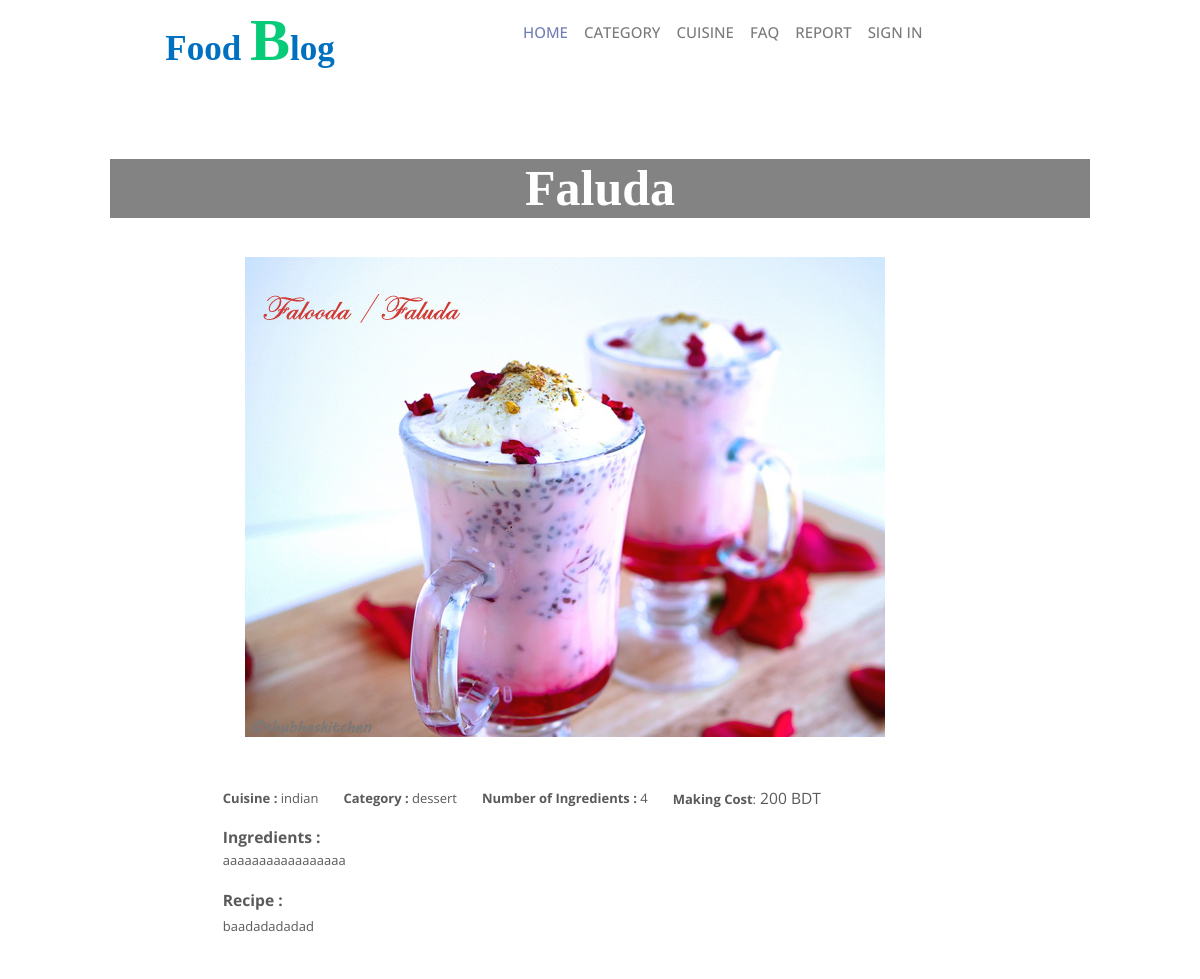
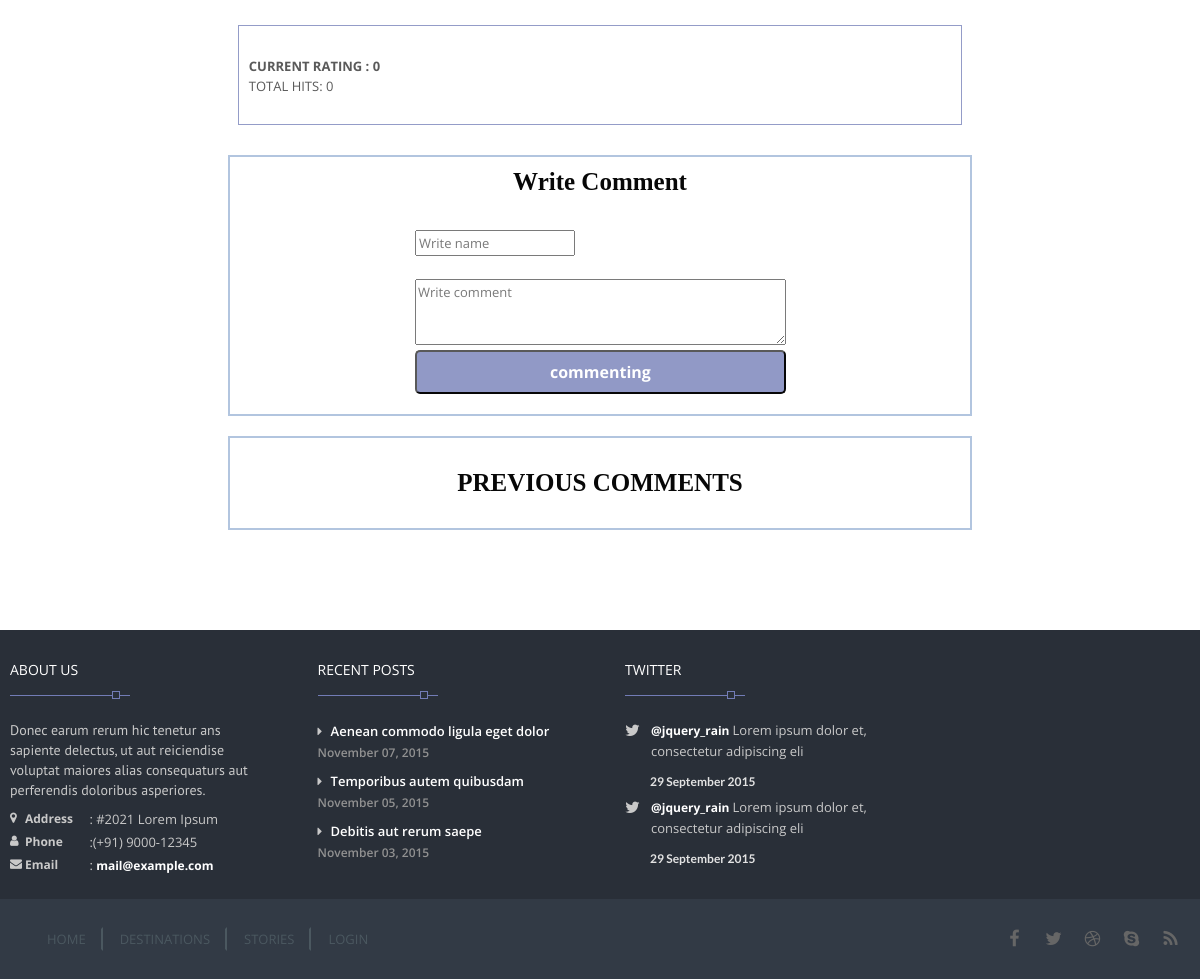
/view/description.php?id=32, run on the app's committed database (2 pictures, top to bottom).
### tables this page shows
CREATE TABLE IF NOT EXISTS `recepie` (
  `recepie_id` int(11) NOT NULL AUTO_INCREMENT,
  `recepie_name` varchar(100) NOT NULL,
  `ingredients` varchar(600) NOT NULL,
  `no_of_ingredients` int(10) NOT NULL,
  `cuisine` varchar(10) NOT NULL,
  `catagory` varchar(15) NOT NULL,
  `description` varchar(1000) NOT NULL,
  `price` int(11) NOT NULL,
  PRIMARY KEY (`recepie_id`),
  UNIQUE KEY `recepie_name` (`recepie_name`)
);

### view/description.php (the view, shortened to what this page needs)
<?php
$query = mysql_query("SELECT * from recepie where recepie_id=" . $_GET["id"]);
?>
<!DOCTYPE html>
<html lang = "en">
    <head>
        <link rel="stylesheet" href="css/bootstrap.min.css"/>
        <link rel="stylesheet" href="css/style.css">
        <link rel="stylesheet" type="text/css" href="css/style.css" media="screen" data-name="skins">
        <link rel="stylesheet" href="http://cdnjs.cloudflare.com/ajax/libs/font-awesome/4.6.3/css/font-awesome.min.css">
        <link rel="stylesheet" href="css/font-awesome.css"/>
        <link rel="stylesheet" href="css/fractionslider.css"/>
        <link rel="stylesheet" href="css/style-fraction.css"/>
        <link rel="stylesheet" href="css/style_footer.css"/>
        <link rel = "stylesheet" href = "css/description_style.css" type = "text/css">
    </head>
    <body>
        <?php include 'header.php'; ?>
        <div class="container">
            <div class="print_data">
                <?php
                while ($rows = mysql_fetch_array($query)) {
                    $recepie_id = $rows['recepie_id'];
                    $recepie_name = $rows['recepie_name'];
                    $cuisine = $rows['cuisine'];
                    $catagory = $rows['catagory'];
                    $no_of_ingredients = $rows['no_of_ingredients'];
                    $price = $rows['price'];
                    $description = $rows['description'];
                    $ingredients = $rows['ingredients'];
                    ?>
                    <div id="recepie_div" style="display: inline;">
                        <div id="recepie_name"><?php echo $recepie_name; ?></div>
                        <div class="recepie_image" >
                            <?php $path = 'images/food/' . $recepie_id . '.jpg' ?>
                            <img  src="<?php echo $path ?>"  >
                        </div>
                        <div id="info_recepie" >
                            <div id="details">
                                <div class='desc'>
                                    <div class='details_recipe'><b>Cuisine :</b> <?php echo $cuisine; ?> <br></div>
                                    <div class='details_recipe'><b>Category :</b> <?php echo $catagory; ?><br></div>
                                    <div class='details_recipe'><b>Number of Ingredients :</b> <?php echo $no_of_ingredients; ?><br></div>
                                    <div class='details_recipe'><b>Making Cost</b>:<big> <?php echo $price; ?> BDT</big></div>
                                </div>
                            </div>
                            <div class="clearfix"></div>
                            <div class='details'>
                                <big><b>Ingredients : </b></big> <br>
                                <div class='detils_moshla'><?php echo $ingredients; ?></div>
                            </div>
                            <div id='details'>
                                <big><b>Recipe :</b></big> <br>
                                <?php echo $description; ?>
                            </div>
                            <br>
                            <div>
                                <div class="rating_div">
                                    <div class='rating_show'>
                                        <?php
                                        $rate_sum = 0;
                                        $row_count = 0;
                                            ?>
                                            <?php
                                        if (!$row_count == 0) {
                                            $current_rating = $rate_sum / $row_count;
                                            echo "<b>CURRENT RATING : ";
                                            echo round($current_rating, 2) . "</b>";
                                            echo "</br>" . "TOTAL HITS: " . $row_count;
                                        } else {
                                            echo "<b>CURRENT RATING : 0 </b>";
                                            echo "</br>" . "TOTAL HITS: " . $row_count;
                                        }
                                        ?>
                                    </div>
                                </div>
                            </div>
                            <div id='comment_note'style="border:2px solid lightsteelblue;margin-left:20px;margin-right: 20px;">
                                <h4 class='comment_header'> Write Comment</h4>
                                            <div style="margin-left:25%;">
                                                <form action="description.php?id=<?php echo "$recepie_id"; ?>" method="POST">
                                                    <table>
                                                        <tr><td><span style="font-family:Monotype Corsiva;color:white;font-weight: bolder;font-size: 25px;">Name:</span> <br><input placeholder="Write name" type="text" name="name"/></td></tr>
                                                        <tr><td colspan="2"><span style="font-family:Monotype Corsiva;color:white;font-weight: bolder;font-size: 25px;">Write Comment:</span>  </td></tr>
                                                        <tr><td colspan="5"><textarea name="comment" placeholder="Write comment "rows="3" cols="50"></textarea></td></tr>
                                                        <tr><td colspan="2"><input id='details_button' type="submit" name="commenting" value="commenting"></td></tr>
                                                    </table>
                                                </form>
                                            </div>
                                            </div>
                                            <div style="border:2px solid lightsteelblue;padding:20px;margin:20px;">
                                                <h4 class='comment_header'>PREVIOUS COMMENTS</h4>
                                            </div></div> </div>
                                            <?php
                                        }
                                        ?>
                                        </div>
                                        </div>
                                        <?php include 'footer.php'; ?>
                                        </body>
                                        </html>

### view/css/description_style.css (style rules this page uses)
div#recepie_name { font-size:50px; font-family:Monotype Corsiva; background-color:grey; width:100%; padding-left:100%; padding-right: 100%; padding:2%; text-align: center; margin-bottom: 4% ; color:white; font-weight: bolder; }
.recepie_image { margin-top:4px; margin-bottom: 5%; margin-left: auto; margin-right: auto; padding:0px 135px; }
.details_recipe { float:left; padding-right: 25px; }
.detils_moshla,#details { line-height: 25px; }
div#info_recepie { margin-left:10%; margin-right:10%; }
div#details,.details { margin:15px; }
.print_data { background-color: white; opacity: 0.97; padding:5%; overflow:hidden; margin:2%; }
.rating_div { background-color:white; margin:30px; padding-left:10px; height: 100px; padding-top: 30px; }
.comment_header { text-align: center; background-color: white; font-size: 25px; font-family:Monotype Corsiva; color: black; }
#details_button { width:100%; text-align: center; padding:10px 100px; font-size:16px; cursor:pointer; border-radius:5px; margin-bottom:20px; background-color:#8e96c5; list-style-type:none; color:white; font-weight: bolder; }
.rating_div { border:1px solid #9199C7; }

### data on the page
recepie: recepie_name "Faluda", cuisine "indian", catagory "dessert", no_of_ingredients "4", price "200", ingredients "aaaaaaaaaaaaaaaaa", description "baadadadadad", row_count "0"
